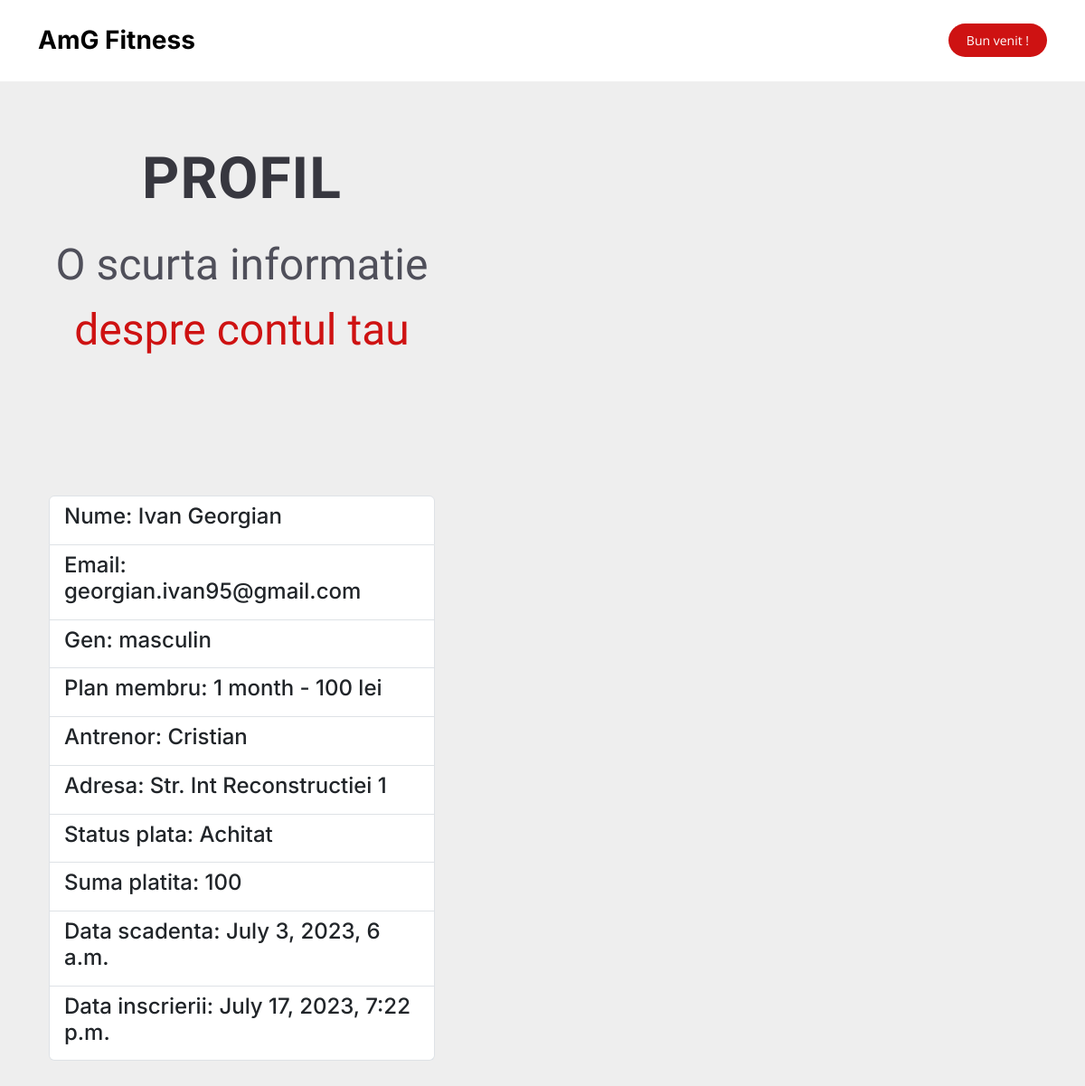
The app's page /profile (signed in) with its own data.
### authapp/models.py (models this page shows, shortened)
class Enrollment(models.Model):
    user = models.ForeignKey(User,on_delete=models.CASCADE)
    Email = models.EmailField()
    Gender = models.CharField(max_length=25)
    PhoneNumber = models.CharField(max_length=12)
    SelectMembershipplan = models.CharField(max_length=100)
    SelectTrainer = models.CharField(max_length=55)
    Address = models.CharField(max_length=300, null=True)
    paymentStatus = models.CharField(max_length=55, blank=True, null=True)
    Price = models.IntegerField(blank=True, null=True)
    DueDate = models.DateTimeField(blank=True, null=True)
    timeStamp = models.DateTimeField(auto_now_add=True, blank=True)

### authapp/views.py (the view)
# urls.py: path('profile',views.profile, name="profile"),
def profile(request):
    if not request.user.is_authenticated:
        messages.warning(request, "Please Login and Try Again")
        return redirect('/login')
    user = request.user
    posts = Enrollment.objects.filter(user=user)
    context = {"posts": posts}
    return render(request, "profile.html", context)

### templates/profile.html (shortened to what this page needs)
{% extends 'base.html' %}
{% block head %}
    <div class="section-header">
        <h2>Profil</h2>
        <p>O scurta informatie <span> despre contul tau</span></p>
    </div>
    <div class="container vertical-center" style="vertical-align: center;">
        <div class="row">
            <div class="container">
                {% for post in posts %}
                    <ul class="list-group">
                        <li class="list-group-item"><h4>Nume: {{ post.user.get_full_name }}</h4></li>
                        <li class="list-group-item"><h4>Email: {{ post.Email }}</h4></li>
                        <li class="list-group-item"><h4>Gen: {{ post.Gender }}</h4></li>
                        <li class="list-group-item"><h4>Plan membru: {{ post.SelectMembershipplan }}</h4></li>
                        <li class="list-group-item"><h4>Antrenor: {{ post.SelectTrainer }}</h4></li>
                        <li class="list-group-item"><h4>Adresa: {{ post.Address }}</h4></li>
                        <li class="list-group-item"><h4>Status plata: {{ post.paymentStatus }}</h4></li>
                        <li class="list-group-item"><h4>Suma platita: {{ post.Price }}</h4></li>
                        <li class="list-group-item"><h4>Data scadenta: {{ post.DueDate }}</h4></li>
                        <li class="list-group-item"><h4>Data inscrierii: {{ post.timeStamp }}</h4></li>
                    </ul>
                {% endfor %}
            </div>
        </div>
    </div>
{% endblock head %}

### static/assets/css/main.css (style rules this page uses)
:root { --font-default: "Open Sans", system-ui, -apple-system, "Segoe UI", Roboto, "Helvetica Neue", Arial, "Noto Sans", "Liberation Sans", sans-serif, "Apple Color Emoji", "Segoe UI Emoji", "Segoe UI Symbol", "Noto Color Emoji"; --font-primary: "Amatic SC", sans-serif; --font-secondary: "Inter", sans-serif; }
:root { --color-default: #212529; --color-primary: #ce1212; --color-secondary: #37373f; }
:root { scroll-behavior: smooth; }
body { font-family: var(--font-default); color: var(--color-default); }
h1, h2, h3, h4, h5, h6 { font-family: var(--font-secondary); }
.section-header { text-align: center; padding-bottom: 30px; }
.section-header h2 { font-size: 13px; letter-spacing: 1px; font-weight: 400; margin: 0; padding: 0; color: #7f7f90; text-transform: uppercase; font-family: var(--font-default); }
.section-header p { margin: 0; font-size: 48px; font-weight: 400; font-family: var(--font-primary); }
.section-header p span { color: var(--color-primary); }
.hero h2 { font-size: 64px; font-weight: 700; margin-bottom: 20px; color: var(--color-secondary); font-family: var(--font-primary); }
.hero p { color: #4f4f5a; font-weight: 400; margin-bottom: 30px; }
.vertical-center { min-height: 100%; min-height: 100vh; display: flex; align-items: center; }

### records on screen
Enrollment: user.get_full_name "Ivan Georgian", Email "georgian.ivan95@gmail.com", Gender "masculin", SelectMembershipplan "1 month - 100 lei", SelectTrainer "Cristian", Address "Str. Int Reconstructiei 1", paymentStatus "Achitat", Price "100", DueDate "July 3, 2023, 6 a.m.", timeStamp "July 17, 2023, 7:22 p.m."
